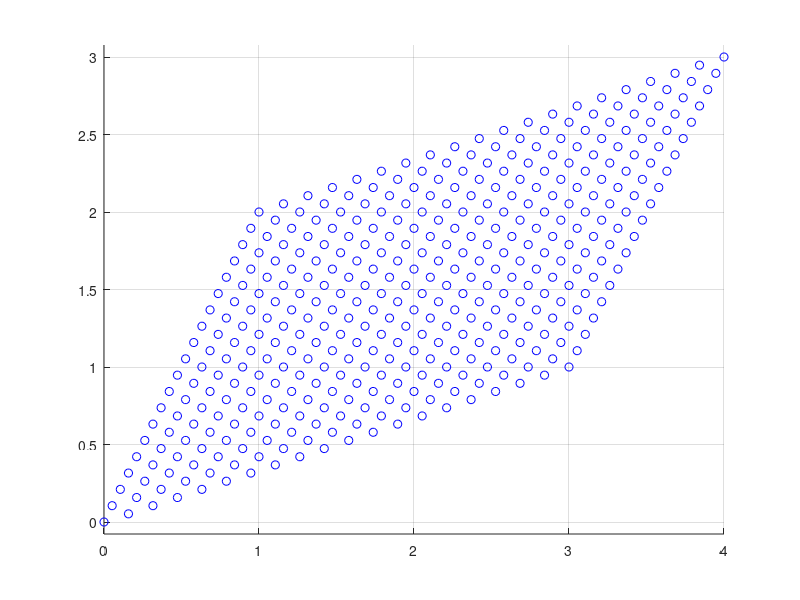

Write MATLAB code to recreate this figure.
clc;clear;close all;

u =  [1;2];
v =  [3;1];

% 0부터 1까지 담긴 20개의 값으로 이루어진 벡터 생성
a = linspace(0, 1, 20); 
b = linspace(0, 1, 20);

figure;
hold on;
grid on;
axis equal;

for i = 1:length(a)
    for j = 1:length(b)
        point = a(i) * u + b(j) * v;
        plot(point(1), point(2), 'bo');
    endfor
end
